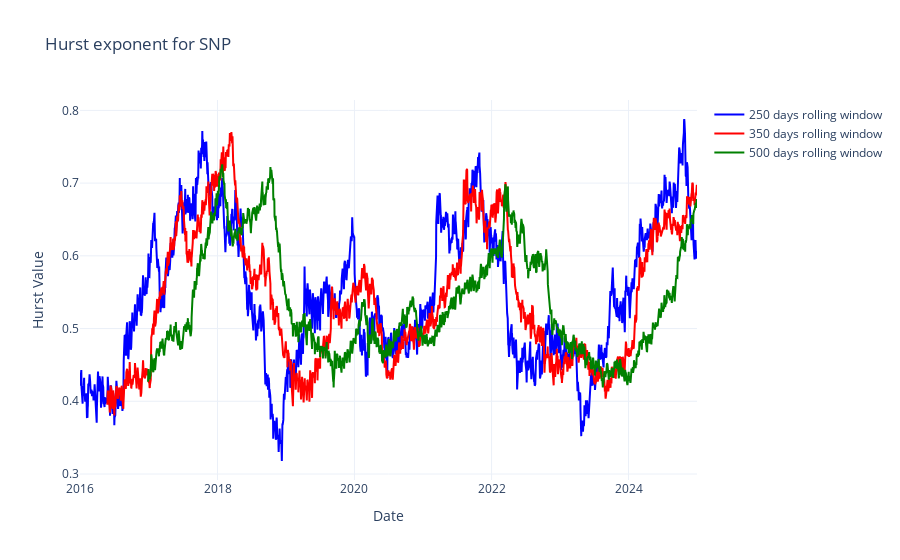

The notebook cell this image was saved under:
### Code cell
def compute_rolling_hurst(df, window, col='log_returns', lag=0):
    hurst_values = []
    times = []
    
    # Loop through the DataFrame using the rolling window
    for i in range(window - 1, len(df), lag+1):

        # Extract the window slice from the series
        window_series = df[col].iloc[i - window + 1 : i + 1: lag+1]
        
        # Compute the Hurst exponent using the 'change' method and simplified calculation
        h, c, data = compute_Hc(window_series, kind='change', simplified=True)
        
        hurst_values.append(h)
        times.append(df.index[i])
    
    # Create and return a new DataFrame with the computed Hurst exponents
    result_df = pd.DataFrame({'hurst': hurst_values}, index=times)
    return result_df

hurst_window250_lag0 = compute_rolling_hurst(SNP, window=250, col='log_returns', lag=0)
hurst_window350_lag0 = compute_rolling_hurst(SNP, window=350, col='log_returns', lag=0)
hurst_window500_lag0 = compute_rolling_hurst(SNP, window=500, col='log_returns', lag=0)

fig = go.Figure()
fig.add_trace(go.Scatter(
    x=hurst_window250_lag0.index,
    y=hurst_window250_lag0["hurst"],
    mode='lines',
    name='250 days rolling window',
    line=dict(color='blue')
))
fig.add_trace(go.Scatter(
    x=hurst_window350_lag0.index,
    y=hurst_window350_lag0["hurst"],
    mode='lines',
    name='350 days rolling window',
    line=dict(color='red')
))
fig.add_trace(go.Scatter(
    x=hurst_window500_lag0.index,
    y=hurst_window500_lag0["hurst"],
    mode='lines',
    name='500 days rolling window',
    line=dict(color='green')
))
fig.update_layout(
    title=f"Hurst exponent for SNP",
    xaxis_title="Date",
    yaxis_title="Hurst Value",
    template="plotly_white"
)

### Figure 1 — Plotly figure (JSON) as saved in the notebook; plotly's stock layout.template omitted (floating-point values rounded to 4 significant figures; data arrays with more than 128 entries replaced by an {"elided": "..."} marker saying what was removed)
{"data": [{"line": {"color": "blue"}, "mode": "lines", "name": "250 days rolling window", "type": "scatter", "x": {"elided": "2266 str values"}, "y": {"elided": "2266 float values"}}, {"line": {"color": "red"}, "mode": "lines", "name": "350 days rolling window", "type": "scatter", "x": {"elided": "2166 str values"}, "y": {"elided": "2166 float values"}}, {"line": {"color": "green"}, "mode": "lines", "name": "500 days rolling window", "type": "scatter", "x": {"elided": "2016 str values"}, "y": {"elided": "2016 float values"}}], "layout": {"title": {"text": "Hurst exponent for SNP"}, "xaxis": {"title": {"text": "Date"}}, "yaxis": {"title": {"text": "Hurst Value"}}}}
